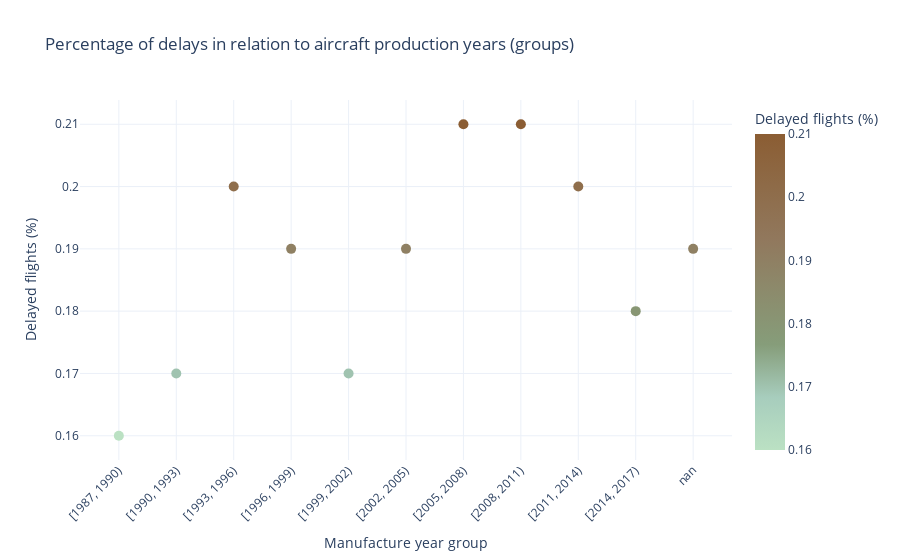

This figure's notebook cell:
### Markdown cell above
Tutaj stwórz wykres w oparciu o dane zawarte w `flight_delays_by_manufacture_year_agg_df`

### Code cell
fig_3 = px.scatter(
    flight_delays_by_manufacture_year_agg_df,
    x = 'manufacture_year_agg',
    y = 'mean',
    color = 'mean',
    color_continuous_scale=color_list,
    template = 'plotly_white',
    title = "Percentage of delays in relation to aircraft production years (groups)",
    labels = {'mean': "Delayed flights (%)", 'manufacture_year_agg': "Manufacture year group",}
)
fig_3.update_xaxes(tickangle=-45)
fig_3.update_traces(marker_size = 10)

fig_3.show()

### Figure 1 — Plotly figure (JSON) as saved in the notebook; plotly's stock layout.template omitted (floating-point values rounded to 4 significant figures)
{"data": [{"hovertemplate": "Manufacture year group=%{x}<br>Delayed flights (%)=%{marker.color}<extra></extra>", "legendgroup": "", "marker": {"color": [0.16, 0.17, 0.2, 0.19, 0.17, 0.19, 0.21, 0.21, 0.2, 0.18, 0.19], "coloraxis": "coloraxis", "size": 10, "symbol": "circle"}, "mode": "markers", "name": "", "orientation": "v", "showlegend": false, "type": "scatter", "x": ["[1987, 1990)", "[1990, 1993)", "[1993, 1996)", "[1996, 1999)", "[1999, 2002)", "[2002, 2005)", "[2005, 2008)", "[2008, 2011)", "[2011, 2014)", "[2014, 2017)", "nan"], "xaxis": "x", "y": [0.16, 0.17, 0.2, 0.19, 0.17, 0.19, 0.21, 0.21, 0.2, 0.18, 0.19], "yaxis": "y"}], "layout": {"coloraxis": {"colorbar": {"title": {"text": "Delayed flights (%)"}}, "colorscale": [[0, "#bbe1c3"], [0.1667, "#a7cdbd"], [0.3333, "#869d7a"], [0.5, "#8c8b6c"], [0.6667, "#91785d"], [0.8333, "#8e6b48"], [1, "#8b5d33"]]}, "legend": {"tracegroupgap": 0}, "title": {"text": "Percentage of delays in relation to aircraft production years (groups)"}, "xaxis": {"anchor": "y", "domain": [0, 1], "tickangle": -45, "title": {"text": "Manufacture year group"}}, "yaxis": {"anchor": "x", "domain": [0, 1], "title": {"text": "Delayed flights (%)"}}}}
